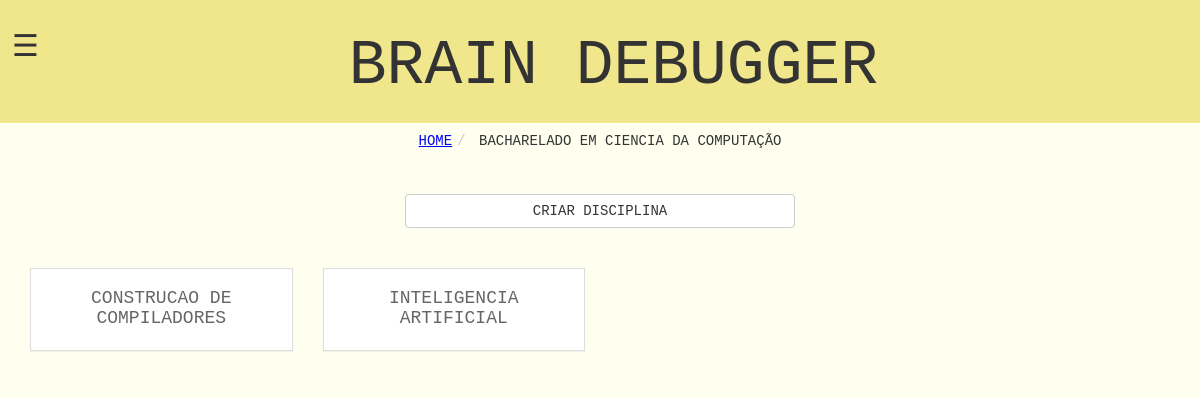
/index.php?act=disciplina&id=1 (signed in), run on the app's committed database.
### tables this page shows
create table if not exists `disciplina`(
	ID_Disciplina int primary key NOT NULL AUTO_INCREMENT,
    Nome_Disciplina varchar(45),
    ID_Curso int
)DEFAULT CHARSET=utf8;

### links.php (called while the page is built, shortened)
<?php
  $path='/sistema-web';
?>

### selections.php (the view, shortened to what this page needs)
<?php
function select($table,$id=0){
  require 'credentials.php';
  require "links.php";
  $tables = array('curso' => "Curso",'disciplina'=>"Disciplina",
      'assunto'=>"Assunto",'exercicio'=>"Exercicio");
  $conn = mysqli_connect($servername, $username, $password, $dbname);
  mysqli_set_charset($conn,"utf8");
  $header=4;
  $keys=array_keys($tables);
  $pos=array_search($table,$keys);
  $atnome="Nome_".$tables[$table];
  if($table=="curso"){
    $header=1;
    $sql = "SELECT c.* from usuario u JOIN
    usuario_has_Curso uc ON u.ID_Usuario = uc.ID_Usuario JOIN
    curso c ON c.ID_Curso = uc.ID_Curso WHERE uc.ID_Usuario = ".$_SESSION['user'];
  }else{
    $at="ID_".$tables[$keys[$pos-1]];
    $sql = "SELECT * FROM $table where $at=$id" ;
  }
  $result = mysqli_query($conn, $sql);
  $html_result="";
  if (mysqli_num_rows($result) > 0) {
    $tagn="";
    $smname="";
    $cont=0;
    $atid="ID_".$tables[$table];
    while($row = mysqli_fetch_assoc($result)) {
      if(isset($row['Tag'])){
        $tagn=$row['Tag'];
        $smname=$row[$atnome];
      }else{
        $tagn=$row[$atnome];
      }
      $link=$path."/index.php?act=".$keys[$pos+1]."&id=".$row[$atid];
      if($cont==0){
        $html_result.="<div class='row'>";
      }
      $html_result.=' <div class="col-sm-3">
      <div class="panel panel-default hoverable">
      <a href='.$link.'>
      <div class="panel-heading"><h'.$header.'>'.$tagn.'
      </h'.$header.'><div class="panel-body">'.$smname.
      '</div>
      </div>
      </div>
      </a></div>';
      $cont++;
    }
  }
  else {
  }
  return ($html_result."</div>");
}
function hier($act,$id=0){
  require 'credentials.php';
  require "links.php";
  $bc=array();
  $conn = mysqli_connect($servername, $username, $password, $dbname);
  mysqli_set_charset($conn,"utf8");
  if($act=="disciplina"){
    $sql = "SELECT Nome_Curso FROM CURSO where ID_Curso=$id";
    $result=mysqli_query($conn,$sql);
    $row=mysqli_fetch_assoc($result);
    $bc[]=array($id,$row['Nome_Curso']);
    $act="curso";
  }
  if($act=="curso"){
    $bc[]=array("","HOME");
  }
  return array_reverse($bc);
}
function breadcrumb($act="",$id=0,$special=""){
  $html_result="<ul class='breadcrumb center'>";
  $array = hier($act,$id);
  if(!empty($array)){
    $order=array("curso","disciplina","assunto","exercicio");
    for($i=0;$i<count($array)-1;$i++){
        $html_result.="<li><a class='bclink' href='index.php?act=".$order[$i];
        if(isset($array[$i][0])){
          $html_result.="&id=".$array[$i][0];
        }
        $html_result.="'>".$array[$i][1]."</a></li>";
    }
    $html_result.="<li>".$array[$i][1]."</li>";
    return $html_result."</ul>";
  }
}
function imagem($id){
  require 'credentials.php';
  require "links.php";
  $conn = mysqli_connect($servername, $username, $password, $dbname);
  mysqli_set_charset($conn,"utf8");
  $sql = "SELECT Imagem from Usuario Where ID_Usuario = $id";
  $result = mysqli_query($conn, $sql);
  if (mysqli_num_rows($result) > 0) {
    $row = mysqli_fetch_assoc($result);
    return ($row['Imagem']);
  }
}
function calls($act,$id,$bc=false){
  switch ($act) {
    case 'disciplina':
      return select($act,$id);
      break;
  }
}
?>

### css/style.css (style rules this page uses)
body { font-family: "Courier New", Courier, monospace; background-color: ivory; }
.panel { border-radius: 0; }
.center { text-align: center; }
.panel-heading { color:#666; }
a:link { text-decoration: none; }
.breadcrumb { background-color: inherit; }
.bclink { color:blue; text-decoration: underline; }
.bclink:link { color:blue; text-decoration: underline; }

### data on the page
disciplina: Nome_Disciplina "CONSTRUCAO DE COMPILADORES"
disciplina: Nome_Disciplina "INTELIGENCIA ARTIFICIAL"

### other printed values
$array[$i][1] "HOME"
$array[$i][1] "BACHARELADO EM CIENCIA DA COMPUTAÇÃO"
$act "DISCIPLINA"
